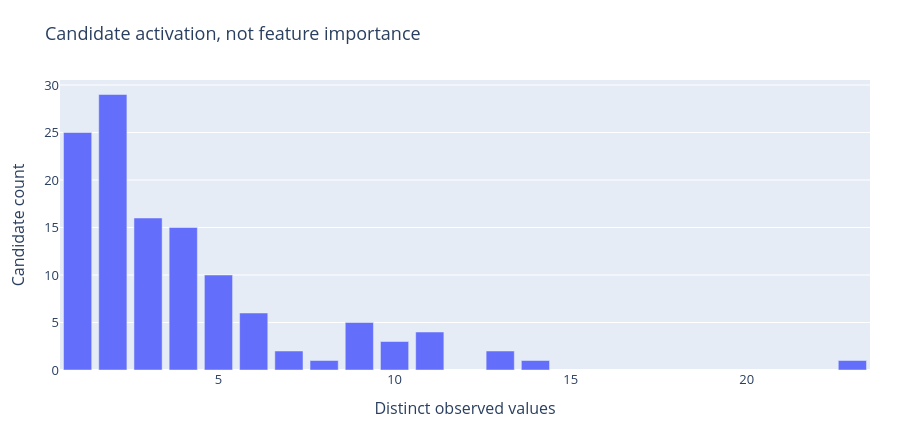

Notebook cell for this chart:
### Code cell
new_figures[4].show()
display(pd.read_csv(OUT/'feature_registry.csv').groupby('distinct_values').size().rename('candidate_count').reset_index())

### Figure 1 — Plotly figure (JSON) as saved in the notebook; plotly's stock layout.template omitted (floating-point values rounded to 4 significant figures)
{"data": [{"hovertemplate": "Distinct observed values=%{x}<br>Candidate count=%{y}<extra></extra>", "legendgroup": "", "marker": {"color": "#636efa", "pattern": {"shape": ""}}, "name": "", "orientation": "v", "showlegend": false, "textposition": "auto", "type": "bar", "x": [1, 2, 3, 4, 5, 6, 7, 8, 9, 10, 11, 13, 14, 23], "xaxis": "x", "y": [25, 29, 16, 15, 10, 6, 2, 1, 5, 3, 4, 2, 1, 1], "yaxis": "y"}], "layout": {"barmode": "relative", "font": {"size": 13}, "height": 440, "legend": {"tracegroupgap": 0}, "margin": {"b": 70, "l": 60, "r": 30, "t": 80}, "title": {"text": "Candidate activation, not feature importance"}, "xaxis": {"anchor": "y", "domain": [0, 1], "title": {"text": "Distinct observed values"}}, "yaxis": {"anchor": "x", "domain": [0, 1], "title": {"text": "Candidate count"}}}}
